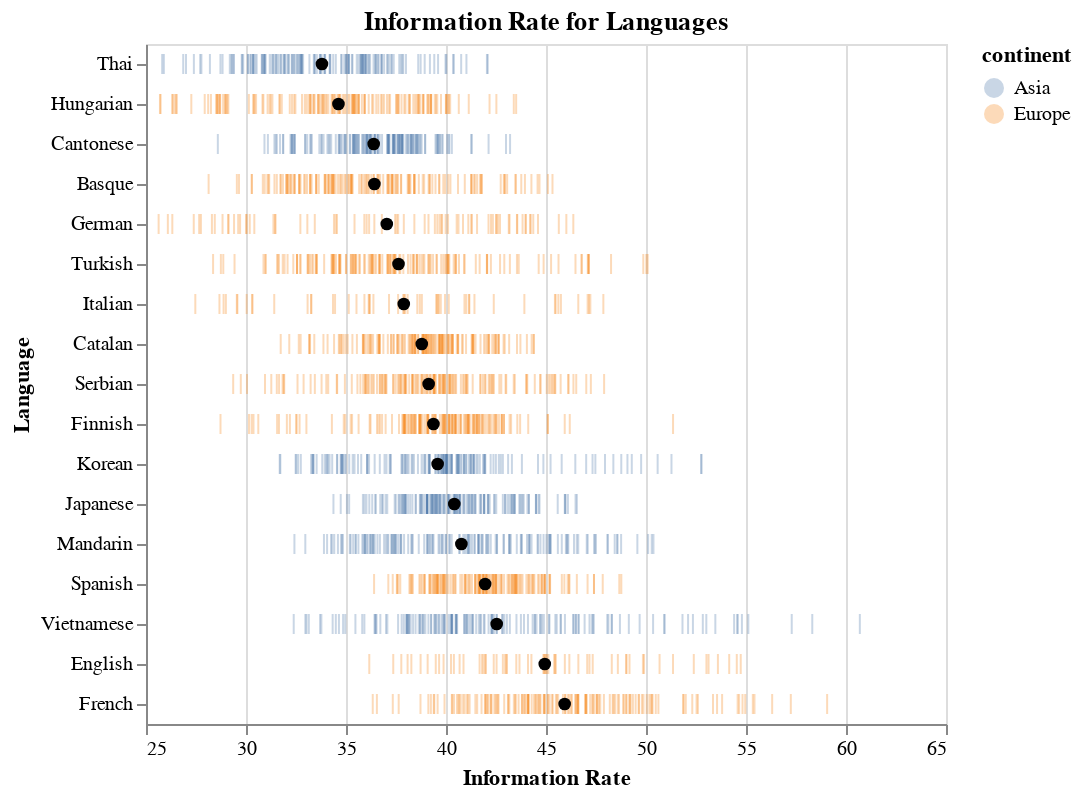

Notebook code cell kept with this figure:
### Markdown cell above
**Question 3.5** <br> {points: 3}

This time, we want to include a mean value in our plot. Create a `.mark_circle()` plot **chained from the plot `info_rate_dist` from Question 3.4**, however this should only plot the mean information rate for each language. The point should be black and size 40. Save this in an object named `mean_info_plot`. 


Next, layer the plots `info_rate_dist` from **Question 3.4** and `mean_info_plot` together and save it in an object named `info_dists`.

An appropriate title should be added to the combined plots and not the plots individually (This is because we will be presenting this plot with others in part 5).

### Code cell
mean_info_plot = info_rate_dist.properties(title='').mark_circle(size=40).encode(
    alt.X('mean(information_rate)'),
    alt.Y('language', sort=mean_info_rate.index.to_list()),
    color=alt.value('black'))

info_dists = (info_rate_dist + mean_info_plot).properties(title='Information Rate for Languages')

info_dists

### Figure 1 — Vega-Lite specification as saved in the notebook (floating-point values rounded to 4 significant figures; data arrays with more than 128 entries replaced by an {"elided": "..."} marker saying what was removed)
{"config": {"view": {"continuousWidth": 400, "continuousHeight": 300}}, "layer": [{"mark": {"type": "tick", "opacity": 0.3, "size": 10}, "encoding": {"color": {"type": "nominal", "field": "continent"}, "x": {"type": "quantitative", "field": "information_rate", "scale": {"zero": false}, "title": "Information Rate"}, "y": {"type": "nominal", "field": "language", "sort": ["Thai", "Hungarian", "Cantonese", "Basque", "German", "Turkish", "Italian", "Catalan", "Serbian", "Finnish", "Korean", "Japanese", "Mandarin", "Spanish", "Vietnamese", "English", "French"], "title": "Language"}}, "title": "Languages Information Rate"}, {"mark": {"type": "circle", "size": 40}, "encoding": {"color": {"value": "black"}, "x": {"type": "quantitative", "aggregate": "mean", "field": "information_rate"}, "y": {"type": "nominal", "field": "language", "sort": ["Thai", "Hungarian", "Cantonese", "Basque", "German", "Turkish", "Italian", "Catalan", "Serbian", "Finnish", "Korean", "Japanese", "Mandarin", "Spanish", "Vietnamese", "English", "French"]}}, "title": ""}], "data": {"name": "data-4799d0c0acb4de698654e1e6f1330678"}, "title": "Information Rate for Languages", "$schema": "https://vega.github.io/schema/vega-lite/v4.8.1.json", "datasets": {"data-4799d0c0acb4de698654e1e6f1330678": {"elided": "2288 records"}}}
